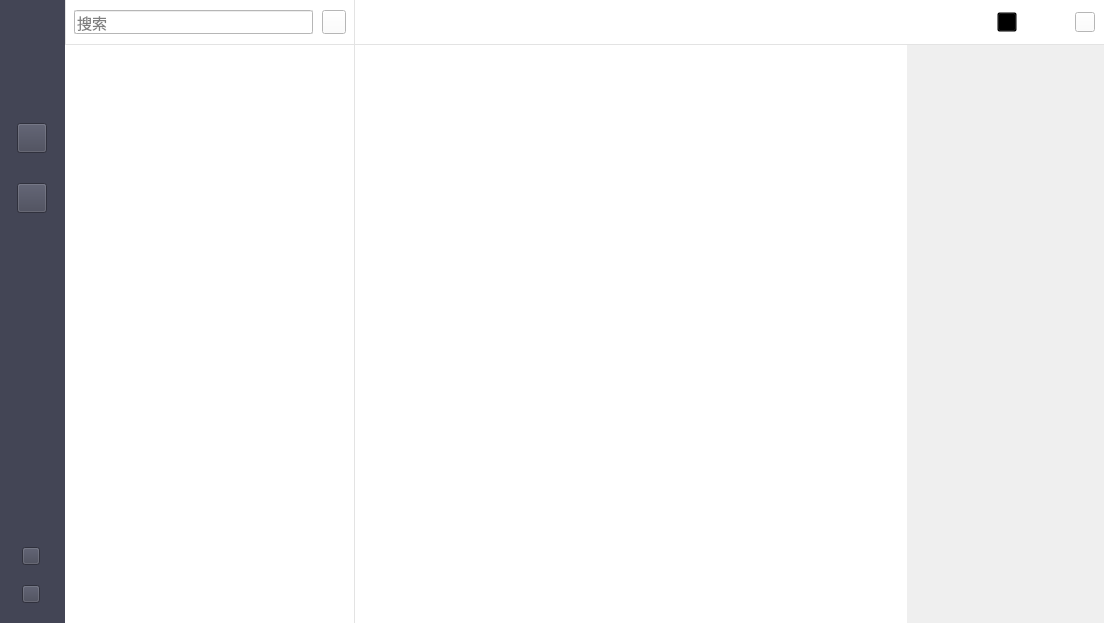
<?xml version="1.0" encoding="UTF-8"?>
<ui version="4.0">
 <class>STMainClass</class>
 <widget class="QWidget" name="STMainClass">
  <property name="geometry">
   <rect>
    <x>0</x>
    <y>0</y>
    <width>1104</width>
    <height>623</height>
   </rect>
  </property>
  <property name="minimumSize">
   <size>
    <width>980</width>
    <height>620</height>
   </size>
  </property>
  <property name="windowTitle">
   <string>STMain</string>
  </property>
  <property name="styleSheet">
   <string notr="true"/>
  </property>
  <layout class="QHBoxLayout" name="horizontalLayout_11">
   <property name="spacing">
    <number>0</number>
   </property>
   <property name="leftMargin">
    <number>0</number>
   </property>
   <property name="topMargin">
    <number>0</number>
   </property>
   <property name="rightMargin">
    <number>0</number>
   </property>
   <property name="bottomMargin">
    <number>0</number>
   </property>
   <item>
    <widget class="QWidget" name="widToolbar" native="true">
     <property name="minimumSize">
      <size>
       <width>65</width>
       <height>0</height>
      </size>
     </property>
     <property name="maximumSize">
      <size>
       <width>65</width>
       <height>16777215</height>
      </size>
     </property>
     <property name="styleSheet">
      <string notr="true">background-color: #434555;</string>
     </property>
     <layout class="QVBoxLayout" name="verticalLayout" stretch="0,0,0,1">
      <property name="spacing">
       <number>50</number>
      </property>
      <property name="leftMargin">
       <number>0</number>
      </property>
      <property name="topMargin">
       <number>10</number>
      </property>
      <property name="rightMargin">
       <number>0</number>
      </property>
      <property name="bottomMargin">
       <number>0</number>
      </property>
      <item>
       <widget class="QWidget" name="widUserPic" native="true">
        <property name="styleSheet">
         <string notr="true"/>
        </property>
        <layout class="QVBoxLayout" name="verticalLayout_2">
         <item>
          <widget class="MaskLabel" name="lblUserPic">
           <property name="minimumSize">
            <size>
             <width>45</width>
             <height>45</height>
            </size>
           </property>
           <property name="maximumSize">
            <size>
             <width>45</width>
             <height>45</height>
            </size>
           </property>
           <property name="styleSheet">
            <string notr="true"/>
           </property>
           <property name="text">
            <string/>
           </property>
          </widget>
         </item>
        </layout>
       </widget>
      </item>
      <item>
       <widget class="QWidget" name="widget_5" native="true">
        <property name="layoutDirection">
         <enum>Qt::LeftToRight</enum>
        </property>
        <property name="autoFillBackground">
         <bool>false</bool>
        </property>
        <layout class="QGridLayout" name="gridLayout">
         <property name="sizeConstraint">
          <enum>QLayout::SetDefaultConstraint</enum>
         </property>
         <property name="leftMargin">
          <number>0</number>
         </property>
         <property name="topMargin">
          <number>0</number>
         </property>
         <property name="rightMargin">
          <number>0</number>
         </property>
         <property name="bottomMargin">
          <number>0</number>
         </property>
         <property name="horizontalSpacing">
          <number>6</number>
         </property>
         <property name="verticalSpacing">
          <number>30</number>
         </property>
         <item row="0" column="0">
          <widget class="QPushButton" name="pbChat">
           <property name="minimumSize">
            <size>
             <width>30</width>
             <height>30</height>
            </size>
           </property>
           <property name="maximumSize">
            <size>
             <width>30</width>
             <height>30</height>
            </size>
           </property>
           <property name="toolTip">
            <string extracomment="聊天"/>
           </property>
           <property name="styleSheet">
            <string notr="true">
QPushButton {
	border-image: url(:/STSample/Resources/images/chat.png);
}
QPushButton:hover:!pressed {
	border-image: url(:/STSample/Resources/images/chat_focus.png);
}</string>
           </property>
           <property name="text">
            <string/>
           </property>
          </widget>
         </item>
         <item row="1" column="0">
          <widget class="QPushButton" name="pbContact">
           <property name="minimumSize">
            <size>
             <width>30</width>
             <height>30</height>
            </size>
           </property>
           <property name="maximumSize">
            <size>
             <width>30</width>
             <height>30</height>
            </size>
           </property>
           <property name="toolTip">
            <string extracomment="好友"/>
           </property>
           <property name="styleSheet">
            <string notr="true">
QPushButton {
	border-image: url(:/STSample/Resources/images/contact.png);
}
QPushButton:hover:!pressed {
	border-image: url(:/STSample/Resources/images/contact_focus.png);
}</string>
           </property>
           <property name="text">
            <string/>
           </property>
          </widget>
         </item>
        </layout>
       </widget>
      </item>
      <item>
       <spacer name="verticalSpacer_5">
        <property name="orientation">
         <enum>Qt::Vertical</enum>
        </property>
        <property name="sizeHint" stdset="0">
         <size>
          <width>20</width>
          <height>40</height>
         </size>
        </property>
       </spacer>
      </item>
      <item>
       <widget class="QWidget" name="widget_6" native="true">
        <layout class="QGridLayout" name="gridLayout_2">
         <property name="leftMargin">
          <number>0</number>
         </property>
         <property name="topMargin">
          <number>0</number>
         </property>
         <property name="rightMargin">
          <number>0</number>
         </property>
         <property name="bottomMargin">
          <number>20</number>
         </property>
         <property name="horizontalSpacing">
          <number>6</number>
         </property>
         <property name="verticalSpacing">
          <number>20</number>
         </property>
         <item row="1" column="0">
          <widget class="QPushButton" name="pbMessage">
           <property name="minimumSize">
            <size>
             <width>18</width>
             <height>18</height>
            </size>
           </property>
           <property name="maximumSize">
            <size>
             <width>18</width>
             <height>18</height>
            </size>
           </property>
           <property name="styleSheet">
            <string notr="true">
QPushButton {
	border-image: url(:/STSample/Resources/images/message.png);
}
QPushButton:hover:!pressed {
	border-image: url(:/STSample/Resources/images/message_focus.png);
}</string>
           </property>
           <property name="text">
            <string/>
           </property>
          </widget>
         </item>
         <item row="2" column="0">
          <widget class="QPushButton" name="pbSetting">
           <property name="minimumSize">
            <size>
             <width>18</width>
             <height>18</height>
            </size>
           </property>
           <property name="maximumSize">
            <size>
             <width>18</width>
             <height>18</height>
            </size>
           </property>
           <property name="styleSheet">
            <string notr="true">
QPushButton {
	border-image: url(:/STSample/Resources/images/setting.png);
}
QPushButton:hover:!pressed {
	border-image: url(:/STSample/Resources/images/setting_focus.png);
}</string>
           </property>
           <property name="text">
            <string/>
           </property>
          </widget>
         </item>
         <item row="0" column="0">
          <spacer name="verticalSpacer_6">
           <property name="orientation">
            <enum>Qt::Vertical</enum>
           </property>
           <property name="sizeHint" stdset="0">
            <size>
             <width>20</width>
             <height>40</height>
            </size>
           </property>
          </spacer>
         </item>
        </layout>
       </widget>
      </item>
     </layout>
    </widget>
   </item>
   <item>
    <widget class="QWidget" name="widCenterWindow" native="true">
     <layout class="QVBoxLayout" name="verticalLayout_4">
      <property name="spacing">
       <number>0</number>
      </property>
      <property name="leftMargin">
       <number>0</number>
      </property>
      <property name="topMargin">
       <number>0</number>
      </property>
      <property name="rightMargin">
       <number>0</number>
      </property>
      <property name="bottomMargin">
       <number>0</number>
      </property>
      <item>
       <widget class="QWidget" name="widget_10" native="true">
        <layout class="QHBoxLayout" name="horizontalLayout">
         <property name="spacing">
          <number>0</number>
         </property>
         <property name="leftMargin">
          <number>0</number>
         </property>
         <property name="topMargin">
          <number>0</number>
         </property>
         <property name="rightMargin">
          <number>0</number>
         </property>
         <property name="bottomMargin">
          <number>0</number>
         </property>
         <item>
          <widget class="QWidget" name="widSearch" native="true">
           <property name="minimumSize">
            <size>
             <width>290</width>
             <height>0</height>
            </size>
           </property>
           <property name="maximumSize">
            <size>
             <width>290</width>
             <height>45</height>
            </size>
           </property>
           <property name="styleSheet">
            <string notr="true">QWidget{border-bottom: 1px solid #e3e3e3;border-right: 1px solid #e3e3e3;border-left: 1px solid #e3e3e3;background-color: rgb(255, 255, 255);}
</string>
           </property>
           <layout class="QHBoxLayout" name="horizontalLayout_5">
            <property name="spacing">
             <number>9</number>
            </property>
            <property name="leftMargin">
             <number>9</number>
            </property>
            <property name="topMargin">
             <number>9</number>
            </property>
            <property name="bottomMargin">
             <number>9</number>
            </property>
            <item>
             <widget class="QWidget" name="widget_9" native="true">
              <property name="maximumSize">
               <size>
                <width>16777215</width>
                <height>24</height>
               </size>
              </property>
              <layout class="QHBoxLayout" name="horizontalLayout_4">
               <property name="spacing">
                <number>0</number>
               </property>
               <property name="leftMargin">
                <number>0</number>
               </property>
               <property name="topMargin">
                <number>0</number>
               </property>
               <property name="rightMargin">
                <number>0</number>
               </property>
               <property name="bottomMargin">
                <number>0</number>
               </property>
               <item>
                <widget class="QLineEdit" name="leContactSearch">
                 <property name="minimumSize">
                  <size>
                   <width>0</width>
                   <height>24</height>
                  </size>
                 </property>
                 <property name="maximumSize">
                  <size>
                   <width>16777215</width>
                   <height>24</height>
                  </size>
                 </property>
                 <property name="font">
                  <font>
                   <pointsize>11</pointsize>
                  </font>
                 </property>
                 <property name="styleSheet">
                  <string notr="true"/>
                 </property>
                 <property name="text">
                  <string/>
                 </property>
                 <property name="placeholderText">
                  <string>搜索</string>
                 </property>
                </widget>
               </item>
              </layout>
             </widget>
            </item>
            <item>
             <widget class="QPushButton" name="pbAddContact">
              <property name="minimumSize">
               <size>
                <width>24</width>
                <height>24</height>
               </size>
              </property>
              <property name="maximumSize">
               <size>
                <width>24</width>
                <height>24</height>
               </size>
              </property>
              <property name="styleSheet">
               <string notr="true">
QPushButton {
	border-image: url(:/STSample/Resources/images/add.png);
}
QPushButton:hover:!pressed {
	border-image: url(:/STSample/Resources/images/add_focus.png);
}</string>
              </property>
              <property name="text">
               <string/>
              </property>
             </widget>
            </item>
           </layout>
          </widget>
         </item>
         <item>
          <widget class="QWidget" name="widTitle" native="true">
           <property name="minimumSize">
            <size>
             <width>0</width>
             <height>45</height>
            </size>
           </property>
           <property name="maximumSize">
            <size>
             <width>16777215</width>
             <height>45</height>
            </size>
           </property>
           <property name="styleSheet">
            <string notr="true">QWidget{border-bottom: 1px solid #e3e3e3;background-color: rgb(255, 255, 255);}</string>
           </property>
           <layout class="QHBoxLayout" name="horizontalLayout_10">
            <property name="spacing">
             <number>0</number>
            </property>
            <property name="leftMargin">
             <number>15</number>
            </property>
            <property name="topMargin">
             <number>0</number>
            </property>
            <property name="rightMargin">
             <number>0</number>
            </property>
            <property name="bottomMargin">
             <number>0</number>
            </property>
            <item>
             <widget class="QLabel" name="lblChatTitle">
              <property name="font">
               <font>
                <family>微软雅黑</family>
                <pointsize>12</pointsize>
               </font>
              </property>
              <property name="styleSheet">
               <string notr="true">color: rgb(67, 69, 85);</string>
              </property>
              <property name="text">
               <string/>
              </property>
             </widget>
            </item>
            <item>
             <spacer name="horizontalSpacer_5">
              <property name="orientation">
               <enum>Qt::Horizontal</enum>
              </property>
              <property name="sizeHint" stdset="0">
               <size>
                <width>448</width>
                <height>20</height>
               </size>
              </property>
             </spacer>
            </item>
            <item>
             <widget class="QWidget" name="widget_17" native="true">
              <layout class="QHBoxLayout" name="horizontalLayout_9">
               <property name="topMargin">
                <number>0</number>
               </property>
               <property name="bottomMargin">
                <number>0</number>
               </property>
               <item>
                <widget class="QPushButton" name="pbMinimum">
                 <property name="minimumSize">
                  <size>
                   <width>20</width>
                   <height>20</height>
                  </size>
                 </property>
                 <property name="maximumSize">
                  <size>
                   <width>20</width>
                   <height>20</height>
                  </size>
                 </property>
                 <property name="styleSheet">
                  <string notr="true">QPushButton{
	background: transparent;
	border-image: url(:/STSample/Resources/images/minimum.png);}

QPushButton:hover:!pressed {
	
	background-color: rgb(218, 218, 218);
}</string>
                 </property>
                 <property name="text">
                  <string/>
                 </property>
                </widget>
               </item>
               <item>
                <widget class="QPushButton" name="pbMaximum">
                 <property name="minimumSize">
                  <size>
                   <width>20</width>
                   <height>20</height>
                  </size>
                 </property>
                 <property name="maximumSize">
                  <size>
                   <width>20</width>
                   <height>20</height>
                  </size>
                 </property>
                 <property name="styleSheet">
                  <string notr="true">
QPushButton{
	background: transparent;
	border-image: url(:/STSample/Resources/images/maximum.png);
    background-repeat:no-repeat;
    border:none;
}

QPushButton:hover:!pressed {
	
	background-color: rgb(218, 218, 218);
}</string>
                 </property>
                 <property name="text">
                  <string/>
                 </property>
                </widget>
               </item>
               <item>
                <widget class="QPushButton" name="pbNormal">
                 <property name="minimumSize">
                  <size>
                   <width>20</width>
                   <height>20</height>
                  </size>
                 </property>
                 <property name="maximumSize">
                  <size>
                   <width>20</width>
                   <height>20</height>
                  </size>
                 </property>
                 <property name="styleSheet">
                  <string notr="true">
QPushButton{
	background: transparent;
	border-image: url(:/STSample/Resources/images/normal.png);
    background-repeat:no-repeat;
    border:none;}

QPushButton:hover:!pressed {
	
	background-color: rgb(218, 218, 218);
}</string>
                 </property>
                 <property name="text">
                  <string/>
                 </property>
                </widget>
               </item>
               <item>
                <widget class="QPushButton" name="pbClose">
                 <property name="minimumSize">
                  <size>
                   <width>20</width>
                   <height>20</height>
                  </size>
                 </property>
                 <property name="maximumSize">
                  <size>
                   <width>20</width>
                   <height>20</height>
                  </size>
                 </property>
                 <property name="styleSheet">
                  <string notr="true">
QPushButton{border-image: url(:/STSample/Resources/images/close.png);}

QPushButton:hover:!pressed {
	
	background-color: #ff6741;
}</string>
                 </property>
                 <property name="text">
                  <string/>
                 </property>
                </widget>
               </item>
              </layout>
             </widget>
            </item>
           </layout>
          </widget>
         </item>
        </layout>
       </widget>
      </item>
      <item>
       <widget class="QStackedWidget" name="swMain">
        <property name="styleSheet">
         <string notr="true">QWidget#pgPersonalInfo{background-color: rgb(255, 255, 255);}</string>
        </property>
        <property name="currentIndex">
         <number>0</number>
        </property>
        <widget class="QWidget" name="pgChatWindow">
         <layout class="QHBoxLayout" name="horizontalLayout_8">
          <property name="spacing">
           <number>0</number>
          </property>
          <property name="leftMargin">
           <number>0</number>
          </property>
          <property name="topMargin">
           <number>0</number>
          </property>
          <property name="rightMargin">
           <number>0</number>
          </property>
          <property name="bottomMargin">
           <number>0</number>
          </property>
          <item>
           <widget class="QWidget" name="widget_13" native="true">
            <property name="minimumSize">
             <size>
              <width>290</width>
              <height>0</height>
             </size>
            </property>
            <property name="maximumSize">
             <size>
              <width>290</width>
              <height>16777215</height>
             </size>
            </property>
            <property name="styleSheet">
             <string notr="true">QWidget#widget_13{border-right: 1px solid #e3e3e3;border-left: 1px solid #e3e3e3;}
</string>
            </property>
            <layout class="QVBoxLayout" name="verticalLayout_6">
             <property name="spacing">
              <number>0</number>
             </property>
             <property name="leftMargin">
              <number>0</number>
             </property>
             <property name="topMargin">
              <number>0</number>
             </property>
             <property name="rightMargin">
              <number>0</number>
             </property>
             <property name="bottomMargin">
              <number>0</number>
             </property>
             <item>
              <widget class="QListWidget" name="lwChatList">
               <property name="focusPolicy">
                <enum>Qt::NoFocus</enum>
               </property>
               <property name="styleSheet">
                <string notr="true">QListWidget{border:0px;border-right:1px solid #e3e3e3;}
QListWidget::Item{height:60px;padding-top:0px; padding-bottom:0px;}
QListWidget::Item:hover{background:#ececec; }
QListWidget::item:selected{background:#ececec; }</string>
               </property>
              </widget>
             </item>
            </layout>
           </widget>
          </item>
          <item>
           <widget class="QWidget" name="widChatMainWindow" native="true">
            <property name="styleSheet">
             <string notr="true"/>
            </property>
            <layout class="QHBoxLayout" name="horizontalLayout_15">
             <property name="spacing">
              <number>0</number>
             </property>
             <property name="leftMargin">
              <number>0</number>
             </property>
             <property name="topMargin">
              <number>0</number>
             </property>
             <property name="rightMargin">
              <number>0</number>
             </property>
             <property name="bottomMargin">
              <number>0</number>
             </property>
             <item>
              <widget class="QWidget" name="widChatBlank" native="true">
               <property name="styleSheet">
                <string notr="true">background-color: rgb(255, 255, 255);</string>
               </property>
               <layout class="QHBoxLayout" name="horizontalLayout_7">
                <property name="spacing">
                 <number>0</number>
                </property>
                <property name="leftMargin">
                 <number>0</number>
                </property>
                <property name="topMargin">
                 <number>0</number>
                </property>
                <property name="rightMargin">
                 <number>0</number>
                </property>
                <property name="bottomMargin">
                 <number>0</number>
                </property>
                <item>
                 <spacer name="horizontalSpacer_3">
                  <property name="orientation">
                   <enum>Qt::Horizontal</enum>
                  </property>
                  <property name="sizeHint" stdset="0">
                   <size>
                    <width>142</width>
                    <height>20</height>
                   </size>
                  </property>
                 </spacer>
                </item>
                <item>
                 <widget class="QWidget" name="widget_16" native="true">
                  <layout class="QVBoxLayout" name="verticalLayout_7">
                   <item>
                    <spacer name="verticalSpacer_3">
                     <property name="orientation">
                      <enum>Qt::Vertical</enum>
                     </property>
                     <property name="sizeHint" stdset="0">
                      <size>
                       <width>20</width>
                       <height>213</height>
                      </size>
                     </property>
                    </spacer>
                   </item>
                   <item>
                    <widget class="QLabel" name="label_2">
                     <property name="minimumSize">
                      <size>
                       <width>250</width>
                       <height>40</height>
                      </size>
                     </property>
                     <property name="maximumSize">
                      <size>
                       <width>250</width>
                       <height>40</height>
                      </size>
                     </property>
                     <property name="font">
                      <font>
                       <family>Adobe Hebrew</family>
                       <pointsize>40</pointsize>
                      </font>
                     </property>
                     <property name="styleSheet">
                      <string notr="true">border-image: url(:/STSample/Resources/images/vmediax.png);</string>
                     </property>
                     <property name="text">
                      <string/>
                     </property>
                    </widget>
                   </item>
                   <item>
                    <spacer name="verticalSpacer_4">
                     <property name="orientation">
                      <enum>Qt::Vertical</enum>
                     </property>
                     <property name="sizeHint" stdset="0">
                      <size>
                       <width>20</width>
                       <height>212</height>
                      </size>
                     </property>
                    </spacer>
                   </item>
                  </layout>
                 </widget>
                </item>
                <item>
                 <spacer name="horizontalSpacer_4">
                  <property name="orientation">
                   <enum>Qt::Horizontal</enum>
                  </property>
                  <property name="sizeHint" stdset="0">
                   <size>
                    <width>142</width>
                    <height>20</height>
                   </size>
                  </property>
                 </spacer>
                </item>
               </layout>
              </widget>
             </item>
             <item>
              <widget class="QStackedWidget" name="swChatDetail"/>
             </item>
            </layout>
           </widget>
          </item>
         </layout>
        </widget>
        <widget class="QWidget" name="pgContactWindow">
         <layout class="QHBoxLayout" name="horizontalLayout_3">
          <property name="spacing">
           <number>0</number>
          </property>
          <property name="leftMargin">
           <number>0</number>
          </property>
          <property name="topMargin">
           <number>0</number>
          </property>
          <property name="rightMargin">
           <number>0</number>
          </property>
          <property name="bottomMargin">
           <number>0</number>
          </property>
          <item>
           <widget class="QWidget" name="widget" native="true">
            <property name="minimumSize">
             <size>
              <width>290</width>
              <height>0</height>
             </size>
            </property>
            <property name="maximumSize">
             <size>
              <width>290</width>
              <height>16777215</height>
             </size>
            </property>
            <property name="styleSheet">
             <string notr="true">QWidget#widget{border-right: 1px solid #e3e3e3;border-left: 1px solid #e3e3e3;background-color: rgb(255, 255, 255);}</string>
            </property>
            <layout class="QVBoxLayout" name="verticalLayout_3">
             <property name="spacing">
              <number>0</number>
             </property>
             <property name="leftMargin">
              <number>0</number>
             </property>
             <property name="topMargin">
              <number>0</number>
             </property>
             <property name="rightMargin">
              <number>0</number>
             </property>
             <property name="bottomMargin">
              <number>0</number>
             </property>
             <item>
              <widget class="QWidget" name="widContactTitle" native="true">
               <property name="styleSheet">
                <string notr="true">QWidget#widContactTitle{border-right: 1px solid #e3e3e3;border-left: 1px solid #e3e3e3;background-color: rgb(255, 255, 255);}
</string>
               </property>
               <layout class="QHBoxLayout" name="horizontalLayout_13">
                <property name="leftMargin">
                 <number>15</number>
                </property>
                <property name="rightMargin">
                 <number>15</number>
                </property>
                <item>
                 <widget class="QLabel" name="lblDirect">
                  <property name="minimumSize">
                   <size>
                    <width>10</width>
                    <height>10</height>
                   </size>
                  </property>
                  <property name="maximumSize">
                   <size>
                    <width>10</width>
                    <height>10</height>
                   </size>
                  </property>
                  <property name="styleSheet">
                   <string notr="true">border-image: url(:/STSample/Resources/images/down.png);</string>
                  </property>
                  <property name="text">
                   <string/>
                  </property>
                 </widget>
                </item>
                <item>
                 <widget class="QLabel" name="lblFriend">
                  <property name="font">
                   <font>
                    <family>微软雅黑</family>
                    <pointsize>10</pointsize>
                   </font>
                  </property>
                  <property name="styleSheet">
                   <string notr="true">color: rgb(67, 69, 85);</string>
                  </property>
                  <property name="text">
                   <string>好友</string>
                  </property>
                 </widget>
                </item>
                <item>
                 <spacer name="hsFriend">
                  <property name="orientation">
                   <enum>Qt::Horizontal</enum>
                  </property>
                  <property name="sizeHint" stdset="0">
                   <size>
                    <width>195</width>
                    <height>20</height>
                   </size>
                  </property>
                 </spacer>
                </item>
                <item>
                 <widget class="QLabel" name="lblFriendNum">
                  <property name="font">
                   <font>
                    <family>微软雅黑</family>
                    <pointsize>10</pointsize>
                   </font>
                  </property>
                  <property name="styleSheet">
                   <string notr="true">color: rgb(67, 69, 85);</string>
                  </property>
                  <property name="text">
                   <string/>
                  </property>
                 </widget>
                </item>
               </layout>
              </widget>
             </item>
             <item>
              <widget class="QListWidget" name="lwContactList">
               <property name="focusPolicy">
                <enum>Qt::NoFocus</enum>
               </property>
               <property name="styleSheet">
                <string notr="true">QListWidget{border:0px;border-right:1px solid #e3e3e3;}
QListWidget::Item{height:45px;padding-top:0px; padding-bottom:0px;}
QListWidget::Item:hover{background:#ececec; }
QListWidget::item:selected{background:#ececec; }</string>
               </property>
              </widget>
             </item>
             <item>
              <spacer name="verticalSpacer_7">
               <property name="orientation">
                <enum>Qt::Vertical</enum>
               </property>
               <property name="sizeHint" stdset="0">
                <size>
                 <width>20</width>
                 <height>40</height>
                </size>
               </property>
              </spacer>
             </item>
            </layout>
           </widget>
          </item>
          <item>
           <widget class="QWidget" name="widContactMainWindow" native="true">
            <property name="styleSheet">
             <string notr="true"/>
            </property>
            <layout class="QHBoxLayout" name="horizontalLayout_12">
             <property name="spacing">
              <number>0</number>
             </property>
             <property name="leftMargin">
              <number>0</number>
             </property>
             <property name="topMargin">
              <number>0</number>
             </property>
             <property name="rightMargin">
              <number>0</number>
             </property>
             <property name="bottomMargin">
              <number>0</number>
             </property>
             <item>
              <widget class="QWidget" name="widContactBlank" native="true">
               <property name="styleSheet">
                <string notr="true">background-color: rgb(255, 255, 255);</string>
               </property>
               <layout class="QHBoxLayout" name="horizontalLayout_6">
                <property name="spacing">
                 <number>0</number>
                </property>
                <property name="leftMargin">
                 <number>0</number>
                </property>
                <property name="topMargin">
                 <number>0</number>
                </property>
                <property name="rightMargin">
                 <number>0</number>
                </property>
                <property name="bottomMargin">
                 <number>0</number>
                </property>
                <item>
                 <spacer name="horizontalSpacer">
                  <property name="orientation">
                   <enum>Qt::Horizontal</enum>
                  </property>
                  <property name="sizeHint" stdset="0">
                   <size>
                    <width>160</width>
                    <height>20</height>
                   </size>
                  </property>
                 </spacer>
                </item>
                <item>
                 <widget class="QWidget" name="widget_12" native="true">
                  <layout class="QVBoxLayout" name="verticalLayout_5">
                   <item>
                    <spacer name="verticalSpacer">
                     <property name="orientation">
                      <enum>Qt::Vertical</enum>
                     </property>
                     <property name="sizeHint" stdset="0">
                      <size>
                       <width>20</width>
                       <height>252</height>
                      </size>
                     </property>
                    </spacer>
                   </item>
                   <item>
                    <widget class="QLabel" name="label">
                     <property name="minimumSize">
                      <size>
                       <width>250</width>
                       <height>40</height>
                      </size>
                     </property>
                     <property name="maximumSize">
                      <size>
                       <width>250</width>
                       <height>40</height>
                      </size>
                     </property>
                     <property name="font">
                      <font>
                       <family>Adobe Hebrew</family>
                       <pointsize>40</pointsize>
                      </font>
                     </property>
                     <property name="styleSheet">
                      <string notr="true">border-image: url(:/STSample/Resources/images/vmediax.png);</string>
                     </property>
                     <property name="text">
                      <string/>
                     </property>
                    </widget>
                   </item>
                   <item>
                    <spacer name="verticalSpacer_2">
                     <property name="orientation">
                      <enum>Qt::Vertical</enum>
                     </property>
                     <property name="sizeHint" stdset="0">
                      <size>
                       <width>20</width>
                       <height>251</height>
                      </size>
                     </property>
                    </spacer>
                   </item>
                  </layout>
                 </widget>
                </item>
                <item>
                 <spacer name="horizontalSpacer_2">
                  <property name="orientation">
                   <enum>Qt::Horizontal</enum>
                  </property>
                  <property name="sizeHint" stdset="0">
                   <size>
                    <width>174</width>
                    <height>20</height>
                   </size>
                  </property>
                 </spacer>
                </item>
               </layout>
              </widget>
             </item>
             <item>
              <widget class="QWidget" name="widContactAddNew" native="true">
               <property name="styleSheet">
                <string notr="true">background-color: rgb(255, 255, 255);</string>
               </property>
               <layout class="QHBoxLayout" name="horizontalLayout_16">
                <property name="leftMargin">
                 <number>0</number>
                </property>
                <property name="topMargin">
                 <number>0</number>
                </property>
                <property name="rightMargin">
                 <number>0</number>
                </property>
                <property name="bottomMargin">
                 <number>0</number>
                </property>
               </layout>
              </widget>
             </item>
             <item>
              <widget class="QWidget" name="widContactDetail" native="true">
               <property name="styleSheet">
                <string notr="true">background-color: rgb(255, 255, 255);</string>
               </property>
               <layout class="QHBoxLayout" name="horizontalLayout_14">
                <property name="leftMargin">
                 <number>0</number>
                </property>
                <property name="topMargin">
                 <number>0</number>
                </property>
                <property name="rightMargin">
                 <number>0</number>
                </property>
                <property name="bottomMargin">
                 <number>0</number>
                </property>
               </layout>
              </widget>
             </item>
            </layout>
           </widget>
          </item>
         </layout>
        </widget>
        <widget class="QWidget" name="pgPersonalInfo">
         <layout class="QHBoxLayout" name="horizontalLayout_17"/>
        </widget>
       </widget>
      </item>
     </layout>
    </widget>
   </item>
  </layout>
 </widget>
 <customwidgets>
  <customwidget>
   <class>MaskLabel</class>
   <extends>QLabel</extends>
   <header location="global">masklabel.h</header>
  </customwidget>
 </customwidgets>
 <resources>
  <include location="stsample.qrc"/>
 </resources>
 <connections/>
 <slots>
  <slot>on_lwChatList_itemSelectionChanged()</slot>
  <slot>on_lwContactList_itemSelectionChanged()</slot>
  <slot>on_lwContactList_itemDoubleClicked()</slot>
 </slots>
</ui>
